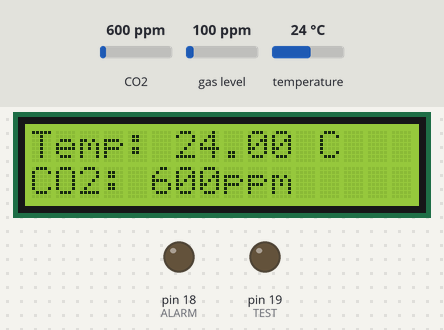
Simulated run of this sketch. Board: Arduino Uno, built with avr-gcc and run on an emulated ATmega328P. On the bench: 16×2 character LCD, output pins drawn as LEDs (lit = HIGH). Inputs (shaded band) come from the test bench; at power-on: CO2 600 ppm, temperature 24 °C, gas level 100 ppm.

Above: at 1.2 s.
1.3 s: CO2 set to 958 ppm
At 12.8 s:
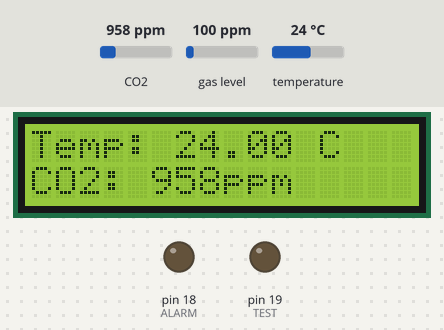
13.1 s: CO2 set to 1023 ppm
At 23.5 s:
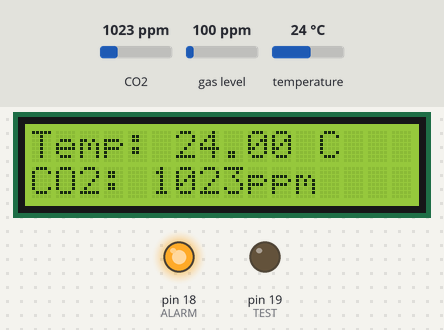
23.8 s: temperature set to 12 °C
At 34.3 s:
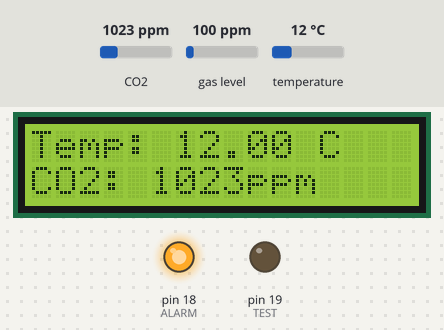
34.6 s: temperature set to 19 °C
At 45.1 s:
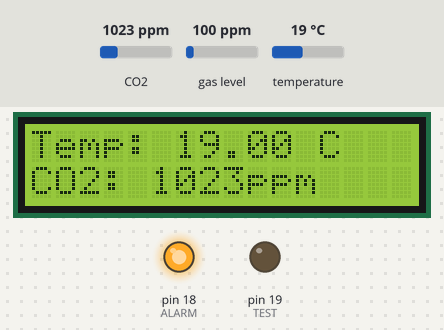
45.4 s: CO2 set to 452 ppm
At 55.9 s:
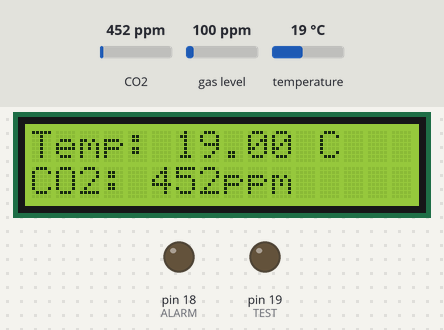
56.2 s: temperature set to 28 °C
At 66.7 s:
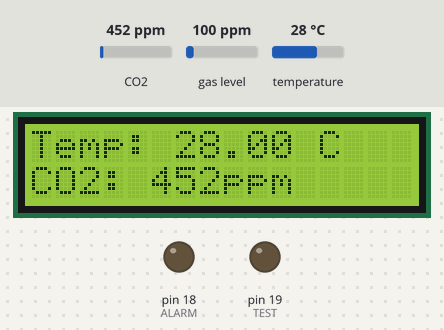
Timing chart, 0 to 67.9 s (numbered marks = the images above; inputs shaded):
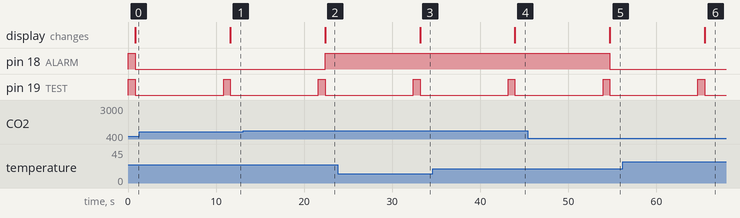

The sketch:

CzujnikCO2.ino
```cpp
// HD44780 LCD driver library
#include <LiquidCrystal.h>

// I2C Wire library
#include <Wire.h>

// CCS811 library
#include "SparkFunCCS811.h"

/*
https://www.pjrc.com/teensy/td_libs_OneWire.html
1-Wire bus librabry
*/
#include <OneWire.h>

/*
https://github.com/milesburton/Arduino-Temperature-Control-Library
DS1820-family temperature sensor library
*/
#include <DallasTemperature.h>

// I2C address of CCS811 sensor (hardware  based)
#define CCS811_ADDR 0x5A

// digital output for red/alarm LED
#define ALARM 18

// digital output for green computing LED
#define TEST 19

// digital i/o for 1-Wire bus (DS1820 sensor)
#define W1W 20

// digital output for RegistrySelect signal for LCD display
#define RS 4

// digital output for Enable signal for LCD display
#define E 5

// digital output for DB04 signal for LCD display
#define IN0 6

// digital output for DB05 signal for LCD display
#define IN1 7

// digital output for DB06 signal for LCD display
#define IN2 8

// digital output for DB07 signal for LCD display
#define IN3 9

// level of CO2 which triggers alarm
#define ALERTLVL 1000

// LCD init, 4-bit mode
LiquidCrystal lcd(RS,E,IN0,IN1,IN2,IN3);

// CCS811 init with I2C address
CCS811 o2(CCS811_ADDR);

// 1-Wire init with bus pin
OneWire oneWire(W1W);

// DS1820 init with 1-Wire object
DallasTemperature w1w(&oneWire);

void setup() {
  // initialize hardware
  Wire.begin();
  o2.begin();
  w1w.begin();

  // set-up pins mode for LEDs
  pinMode(ALARM, OUTPUT);
  pinMode(TEST, OUTPUT);

  // initial display on LCD
  lcd.begin(16, 2);
  lcd.setCursor(0, 0);
  lcd.print("Temp: ");
  lcd.setCursor(0, 1);
  lcd.print("CO2: ");
}

void loop() {
  int co2;
  float temp;

  // light processing LED
  digitalWrite(TEST, HIGH);

  // get DS1820 temp
  w1w.requestTemperatures();
  temp = w1w.getTempCByIndex(0);

  // clear temp display
  lcd.setCursor(6,0);
  lcd.print("         ");

  // print temp in Celsius
  lcd.setCursor(6,0);
  lcd.print(temp);
  lcd.print(" C");

  /*
  set temperature correction for CSS811,
  humidity is hardcoded to 60%
  due to lack of sensor
  */
  o2.setEnvironmentalData(60,temp);

  // do we have CO2 readings?
  if (o2.dataAvailable())
  {
    // get CO2 level
    o2.readAlgorithmResults();
    co2 = o2.getCO2();

    // clear CO2 display
    lcd.setCursor(5,1);
    lcd.print("          ");

    // print new CO2 value
    lcd.setCursor(5,1);
    lcd.print(co2);
    lcd.print("ppm");

    // is CO2 level to high?
    if (co2 > ALERTLVL){
      // yes, light alarm LED
      digitalWrite(ALARM, HIGH);
    }
    else{
      // no, disable alarm LED
      digitalWrite(ALARM, LOW);
    }
  }

  // processing ends, disable processing LED
  digitalWrite(TEST, LOW);

  delay(10000);
}
```

Measured:
- the behaviour switches between 1000 and 1001 ppm on CO2 (found by bisection; images 1 and 2)
- after the input at 1.3 s, the display: changes after 10.3 s (image 1)
- after the input at 13.1 s, pin 18 (ALARM): LOW → HIGH after 9.3 s; the display: changes after 9.3 s (image 2)
- after the input at 23.8 s, the display: changes after 9.4 s (image 3)
- after the input at 34.6 s, the display: changes after 9.3 s (image 4)
- after the input at 45.4 s, pin 18 (ALARM): HIGH → LOW after 9.3 s; the display: changes after 9.3 s (image 5)
- after the input at 56.2 s, the display: changes after 9.3 s (image 6)
